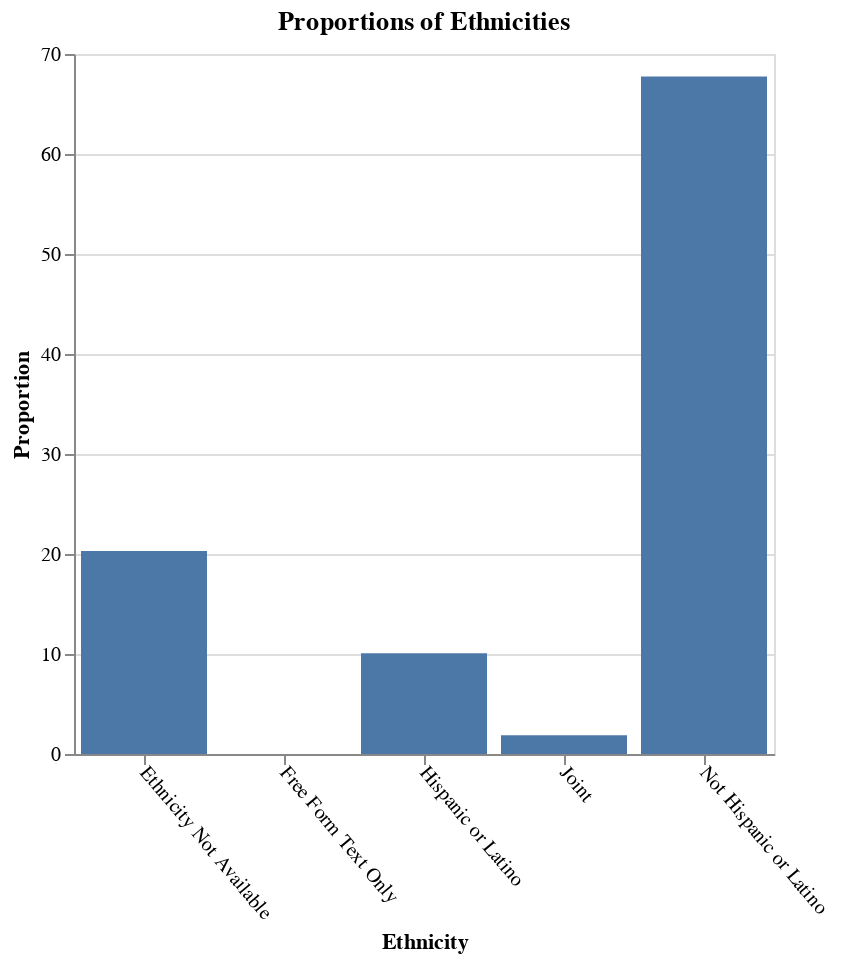

The notebook cell saved with this chart:
### Code cell
ethnicity_dist = pd.DataFrame(df.derived_ethnicity.value_counts(normalize=True) * 100).reset_index()

alt.Chart(ethnicity_dist).mark_bar().encode(
    alt.X('derived_ethnicity', axis=alt.Axis(labelAngle=50, title="Ethnicity")),
    alt.Y('proportion', title='Proportion', stack=None),
).properties(
    width=350, 
    height=350,
    title="Proportions of Ethnicities"
)

### Figure 1 — Vega-Lite specification as saved in the notebook (floating-point values rounded to 4 significant figures)
{"config": {"view": {"continuousWidth": 300, "continuousHeight": 300}}, "data": {"name": "data-426c7eea4442036e40b299fc03ab5377"}, "mark": {"type": "bar"}, "encoding": {"x": {"axis": {"labelAngle": 50, "title": "Ethnicity"}, "field": "derived_ethnicity", "type": "nominal"}, "y": {"field": "proportion", "stack": null, "title": "Proportion", "type": "quantitative"}}, "height": 350, "title": "Proportions of Ethnicities", "width": 350, "$schema": "https://vega.github.io/schema/vega-lite/v5.16.3.json", "datasets": {"data-426c7eea4442036e40b299fc03ab5377": [{"derived_ethnicity": "Not Hispanic or Latino", "proportion": 67.75}, {"derived_ethnicity": "Ethnicity Not Available", "proportion": 20.29}, {"derived_ethnicity": "Hispanic or Latino", "proportion": 10.07}, {"derived_ethnicity": "Joint", "proportion": 1.885}, {"derived_ethnicity": "Free Form Text Only", "proportion": 0.009121}]}}
